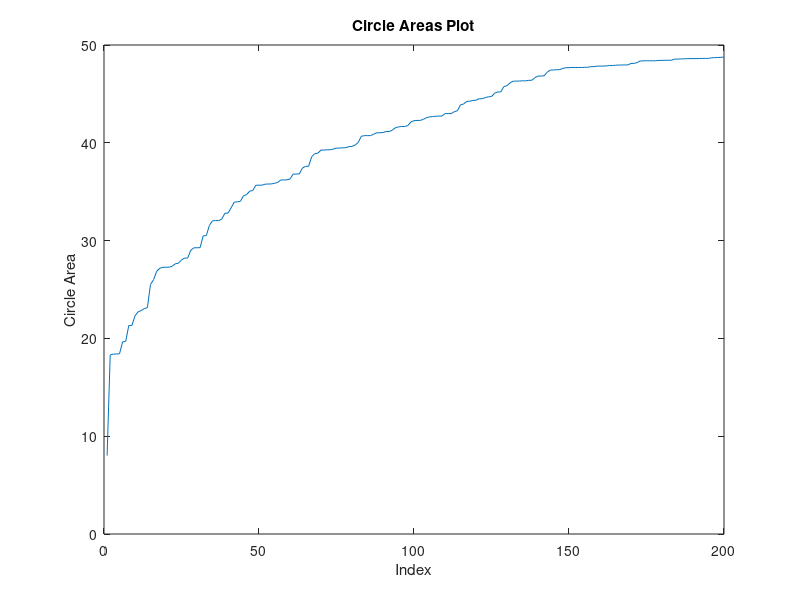

This figure's MATLAB source:
function Zad3
    r_max = 2;
    n_max = 200;
    a = 10 ; 
    [circles, index_number,circle_areas] = generate_circles(a, r_max, n_max);
    plot_circle_areas(circle_areas);
end

function [circles, index_number, circle_areas] = generate_circles(a, r_max, n_max)
    index_number = 191550; % numer Twojego indeksu
    L1 = 0;
    L2 = 5;
    circle_areas = [];
    areas = [];
    circles = zeros(n_max, 3); 
    
    iter = 1;
    while iter <= n_max
        R = rand() * r_max;
        X = (a - 2 * R) * rand() + R;
        Y = (a - 2 * R) * rand() + R;
        
        % intersects?
        if X - R < 0 || X + R > a || Y - R < 0 || Y + R > a
            continue; % if no
        end
        
        isInter = false;
        
        for j = 1:size(circles, 1)
            r1 = circles(j, 3);
            x1 = circles(j, 1);
            y1 = circles(j, 2);
    
            dis = sqrt((X - x1)^2 + (Y - y1)^2);
            
            if dis < r1 + R
                isInter = true;
                break;
            end
        end
        
        if ~isInter
            circles(iter, :) = [X, Y, R]; 
            areas = [areas, R*R*pi]; % Calculate and store the area of the circle
            circle_areas = cumsum(areas)'; % Cumulative sum of circle areas
            iter = iter + 1;
        end
    end
end

function plot_circle_areas(circle_areas)
    plot(circle_areas); % array
    title('Circle Areas Plot');
    xlabel('Index');
    ylabel('Circle Area');
    
    print -dpng zadanie3.png
end

